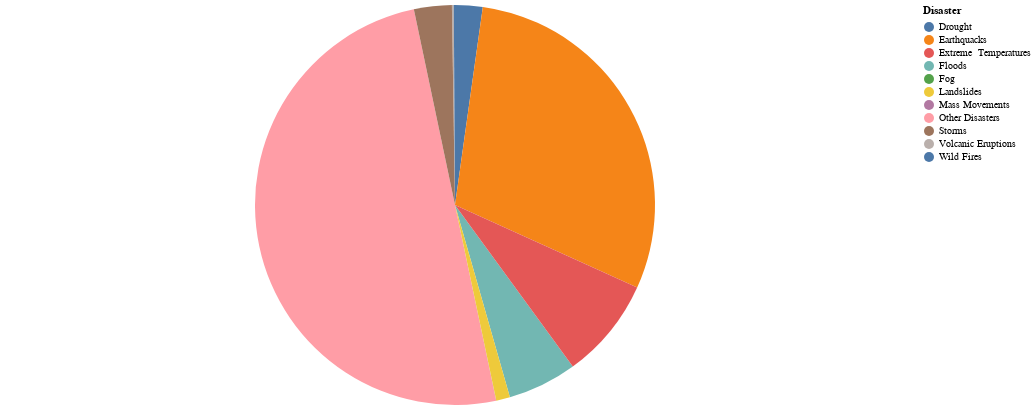

Vega-Lite specification stored for this chart:
### Vega-Lite specification from a JSON file in a GitHub repository (floating-point values rounded to 4 significant figures)
{"$schema": "https://vega.github.io/schema/vega-lite/v5.json", "description": "Number of Average Deaths from Natural Disasters in 2010 ", "width": 900, "height": 400, "data": {"values": [{"Disaster": "Drought", "Number of Deaths": 2012}, {"Disaster": "Earthquacks", "Number of Deaths": 26748}, {"Disaster": "Other Disasters", "Number of Deaths": 45260}, {"Disaster": "Volcanic Eruptions", "Number of Deaths": 136}, {"Disaster": "Floods", "Number of Deaths": 5067}, {"Disaster": "Mass Movements", "Number of Deaths": 10}, {"Disaster": "Storms", "Number of Deaths": 2763}, {"Disaster": "Landslides", "Number of Deaths": 1010}, {"Disaster": "Fog", "Number of Deaths": 0}, {"Disaster": "Wild Fires", "Number of Deaths": 88.1}, {"Disaster": "Extreme  Temperatures", "Number of Deaths": 7424}]}, "mark": {"type": "arc", "tooltip": true}, "encoding": {"theta": {"field": "Number of Deaths", "type": "quantitative", "stack": "normalize"}, "color": {"field": "Disaster", "type": "nominal"}}}
